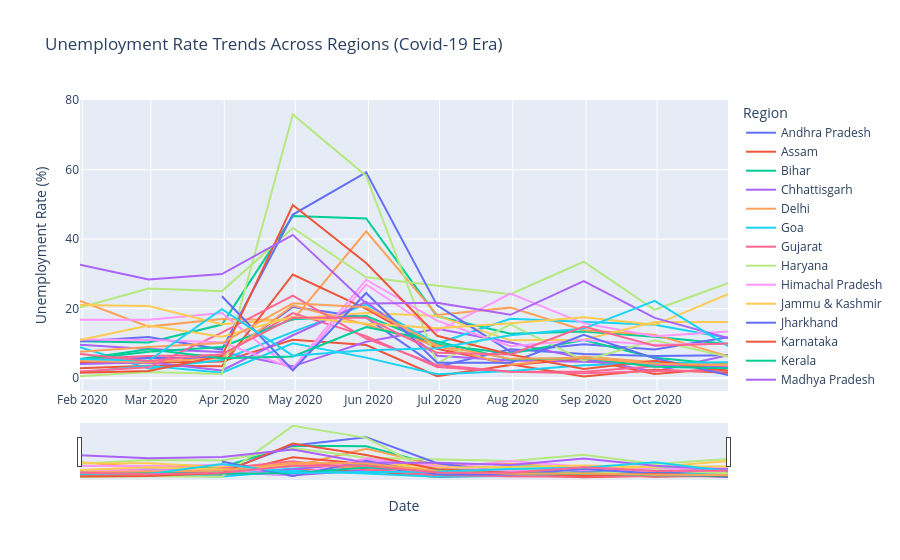

Notebook code for this chart:
### Code cell
fig_timeline = px.line(df_rate, x='Date', y='Unemployment_Rate', color='Region',
                       title='Unemployment Rate Trends Across Regions (Covid-19 Era)',
                       labels={'Unemployment_Rate': 'Unemployment Rate (%)'})
fig_timeline.update_xaxes(rangeslider_visible=True)
fig_timeline.show()

### Figure 1 — Plotly figure (JSON) as saved in the notebook; plotly's stock layout.template omitted (floating-point values rounded to 4 significant figures)
{"data": [{"hovertemplate": "Region=Andhra Pradesh<br>Date=%{x}<br>Unemployment Rate (%)=%{y}<extra></extra>", "legendgroup": "Andhra Pradesh", "line": {"color": "#636efa", "dash": "solid"}, "marker": {"symbol": "circle"}, "mode": "lines", "name": "Andhra Pradesh", "orientation": "v", "showlegend": true, "type": "scatter", "x": ["2020-01-31T00:00:00.000000000", "2020-02-29T00:00:00.000000000", "2020-03-31T00:00:00.000000000", "2020-04-30T00:00:00.000000000", "2020-05-31T00:00:00.000000000", "2020-06-30T00:00:00.000000000", "2020-07-31T00:00:00.000000000", "2020-08-31T00:00:00.000000000", "2020-09-30T00:00:00.000000000", "2020-10-31T00:00:00.000000000"], "xaxis": "x", "y": [5.48, 5.83, 5.79, 20.51, 17.43, 3.31, 8.34, 6.96, 6.4, 6.59], "yaxis": "y"}, {"hovertemplate": "Region=Assam<br>Date=%{x}<br>Unemployment Rate (%)=%{y}<extra></extra>", "legendgroup": "Assam", "line": {"color": "#EF553B", "dash": "solid"}, "marker": {"symbol": "circle"}, "mode": "lines", "name": "Assam", "orientation": "v", "showlegend": true, "type": "scatter", "x": ["2020-01-31T00:00:00.000000000", "2020-02-29T00:00:00.000000000", "2020-03-31T00:00:00.000000000", "2020-04-30T00:00:00.000000000", "2020-05-31T00:00:00.000000000", "2020-06-30T00:00:00.000000000", "2020-07-31T00:00:00.000000000", "2020-08-31T00:00:00.000000000", "2020-09-30T00:00:00.000000000", "2020-10-31T00:00:00.000000000"], "xaxis": "x", "y": [4.66, 4.41, 4.77, 11.06, 9.55, 0.6, 3.77, 5.53, 1.19, 3.02], "yaxis": "y"}, {"hovertemplate": "Region=Bihar<br>Date=%{x}<br>Unemployment Rate (%)=%{y}<extra></extra>", "legendgroup": "Bihar", "line": {"color": "#00cc96", "dash": "solid"}, "marker": {"symbol": "circle"}, "mode": "lines", "name": "Bihar", "orientation": "v", "showlegend": true, "type": "scatter", "x": ["2020-01-31T00:00:00.000000000", "2020-02-29T00:00:00.000000000", "2020-03-31T00:00:00.000000000", "2020-04-30T00:00:00.000000000", "2020-05-31T00:00:00.000000000", "2020-06-30T00:00:00.000000000", "2020-07-31T00:00:00.000000000", "2020-08-31T00:00:00.000000000", "2020-09-30T00:00:00.000000000", "2020-10-31T00:00:00.000000000"], "xaxis": "x", "y": [10.61, 10.29, 15.43, 46.64, 45.96, 17.82, 12.79, 13.44, 11.91, 9.82], "yaxis": "y"}, {"hovertemplate": "Region=Chhattisgarh<br>Date=%{x}<br>Unemployment Rate (%)=%{y}<extra></extra>", "legendgroup": "Chhattisgarh", "line": {"color": "#ab63fa", "dash": "solid"}, "marker": {"symbol": "circle"}, "mode": "lines", "name": "Chhattisgarh", "orientation": "v", "showlegend": true, "type": "scatter", "x": ["2020-01-31T00:00:00.000000000", "2020-02-29T00:00:00.000000000", "2020-03-31T00:00:00.000000000", "2020-04-30T00:00:00.000000000", "2020-05-31T00:00:00.000000000", "2020-06-30T00:00:00.000000000", "2020-07-31T00:00:00.000000000", "2020-08-31T00:00:00.000000000", "2020-09-30T00:00:00.000000000", "2020-10-31T00:00:00.000000000"], "xaxis": "x", "y": [9.65, 8.38, 7.54, 3.41, 10.5, 14.23, 10.27, 5.63, 1.96, 6.62], "yaxis": "y"}, {"hovertemplate": "Region=Delhi<br>Date=%{x}<br>Unemployment Rate (%)=%{y}<extra></extra>", "legendgroup": "Delhi", "line": {"color": "#FFA15A", "dash": "solid"}, "marker": {"symbol": "circle"}, "mode": "lines", "name": "Delhi", "orientation": "v", "showlegend": true, "type": "scatter", "x": ["2020-01-31T00:00:00.000000000", "2020-02-29T00:00:00.000000000", "2020-03-31T00:00:00.000000000", "2020-04-30T00:00:00.000000000", "2020-05-31T00:00:00.000000000", "2020-06-30T00:00:00.000000000", "2020-07-31T00:00:00.000000000", "2020-08-31T00:00:00.000000000", "2020-09-30T00:00:00.000000000", "2020-10-31T00:00:00.000000000"], "xaxis": "x", "y": [22.23, 14.84, 17.04, 16.68, 42.27, 18.19, 20.3, 13.79, 12.53, 6.27], "yaxis": "y"}, {"hovertemplate": "Region=Goa<br>Date=%{x}<br>Unemployment Rate (%)=%{y}<extra></extra>", "legendgroup": "Goa", "line": {"color": "#19d3f3", "dash": "solid"}, "marker": {"symbol": "circle"}, "mode": "lines", "name": "Goa", "orientation": "v", "showlegend": true, "type": "scatter", "x": ["2020-01-31T00:00:00.000000000", "2020-02-29T00:00:00.000000000", "2020-03-31T00:00:00.000000000", "2020-04-30T00:00:00.000000000", "2020-05-31T00:00:00.000000000", "2020-06-30T00:00:00.000000000", "2020-07-31T00:00:00.000000000", "2020-08-31T00:00:00.000000000", "2020-09-30T00:00:00.000000000", "2020-10-31T00:00:00.000000000"], "xaxis": "x", "y": [8.89, 2.81, 5.25, 13.31, 21.25, 9.96, 17.07, 16.21, 15.38, 11.54], "yaxis": "y"}, {"hovertemplate": "Region=Gujarat<br>Date=%{x}<br>Unemployment Rate (%)=%{y}<extra></extra>", "legendgroup": "Gujarat", "line": {"color": "#FF6692", "dash": "solid"}, "marker": {"symbol": "circle"}, "mode": "lines", "name": "Gujarat", "orientation": "v", "showlegend": true, "type": "scatter", "x": ["2020-01-31T00:00:00.000000000", "2020-02-29T00:00:00.000000000", "2020-03-31T00:00:00.000000000", "2020-04-30T00:00:00.000000000", "2020-05-31T00:00:00.000000000", "2020-06-30T00:00:00.000000000", "2020-07-31T00:00:00.000000000", "2020-08-31T00:00:00.000000000", "2020-09-30T00:00:00.000000000", "2020-10-31T00:00:00.000000000"], "xaxis": "x", "y": [5.54, 6.38, 6.66, 18.71, 12.11, 3.2, 1.84, 1.87, 3.42, 4.03], "yaxis": "y"}, {"hovertemplate": "Region=Haryana<br>Date=%{x}<br>Unemployment Rate (%)=%{y}<extra></extra>", "legendgroup": "Haryana", "line": {"color": "#B6E880", "dash": "solid"}, "marker": {"symbol": "circle"}, "mode": "lines", "name": "Haryana", "orientation": "v", "showlegend": true, "type": "scatter", "x": ["2020-01-31T00:00:00.000000000", "2020-02-29T00:00:00.000000000", "2020-03-31T00:00:00.000000000", "2020-04-30T00:00:00.000000000", "2020-05-31T00:00:00.000000000", "2020-06-30T00:00:00.000000000", "2020-07-31T00:00:00.000000000", "2020-08-31T00:00:00.000000000", "2020-09-30T00:00:00.000000000", "2020-10-31T00:00:00.000000000"], "xaxis": "x", "y": [20.34, 25.77, 25.05, 43.22, 29.02, 26.7, 24.18, 33.5, 19.68, 27.31], "yaxis": "y"}, {"hovertemplate": "Region=Himachal Pradesh<br>Date=%{x}<br>Unemployment Rate (%)=%{y}<extra></extra>", "legendgroup": "Himachal Pradesh", "line": {"color": "#FF97FF", "dash": "solid"}, "marker": {"symbol": "circle"}, "mode": "lines", "name": "Himachal Pradesh", "orientation": "v", "showlegend": true, "type": "scatter", "x": ["2020-01-31T00:00:00.000000000", "2020-02-29T00:00:00.000000000", "2020-03-31T00:00:00.000000000", "2020-04-30T00:00:00.000000000", "2020-05-31T00:00:00.000000000", "2020-06-30T00:00:00.000000000", "2020-07-31T00:00:00.000000000", "2020-08-31T00:00:00.000000000", "2020-09-30T00:00:00.000000000", "2020-10-31T00:00:00.000000000"], "xaxis": "x", "y": [16.83, 16.84, 18.76, 2.2, 26.95, 13.47, 24.31, 15.79, 12.04, 13.46], "yaxis": "y"}, {"hovertemplate": "Region=Jammu & Kashmir<br>Date=%{x}<br>Unemployment Rate (%)=%{y}<extra></extra>", "legendgroup": "Jammu & Kashmir", "line": {"color": "#FECB52", "dash": "solid"}, "marker": {"symbol": "circle"}, "mode": "lines", "name": "Jammu & Kashmir", "orientation": "v", "showlegend": true, "type": "scatter", "x": ["2020-01-31T00:00:00.000000000", "2020-02-29T00:00:00.000000000", "2020-03-31T00:00:00.000000000", "2020-05-31T00:00:00.000000000", "2020-06-30T00:00:00.000000000", "2020-07-31T00:00:00.000000000", "2020-08-31T00:00:00.000000000", "2020-09-30T00:00:00.000000000", "2020-10-31T00:00:00.000000000"], "xaxis": "x", "y": [21.08, 20.78, 15.5, 18.74, 17.92, 10.88, 11.09, 16.17, 16.14], "yaxis": "y"}, {"hovertemplate": "Region=Jharkhand<br>Date=%{x}<br>Unemployment Rate (%)=%{y}<extra></extra>", "legendgroup": "Jharkhand", "line": {"color": "#636efa", "dash": "solid"}, "marker": {"symbol": "circle"}, "mode": "lines", "name": "Jharkhand", "orientation": "v", "showlegend": true, "type": "scatter", "x": ["2020-01-31T00:00:00.000000000", "2020-02-29T00:00:00.000000000", "2020-03-31T00:00:00.000000000", "2020-04-30T00:00:00.000000000", "2020-05-31T00:00:00.000000000", "2020-06-30T00:00:00.000000000", "2020-07-31T00:00:00.000000000", "2020-08-31T00:00:00.000000000", "2020-09-30T00:00:00.000000000", "2020-10-31T00:00:00.000000000"], "xaxis": "x", "y": [10.61, 11.85, 8.23, 47.09, 59.23, 20.95, 7.63, 9.76, 8.24, 11.8], "yaxis": "y"}, {"hovertemplate": "Region=Karnataka<br>Date=%{x}<br>Unemployment Rate (%)=%{y}<extra></extra>", "legendgroup": "Karnataka", "line": {"color": "#EF553B", "dash": "solid"}, "marker": {"symbol": "circle"}, "mode": "lines", "name": "Karnataka", "orientation": "v", "showlegend": true, "type": "scatter", "x": ["2020-01-31T00:00:00.000000000", "2020-02-29T00:00:00.000000000", "2020-03-31T00:00:00.000000000", "2020-04-30T00:00:00.000000000", "2020-05-31T00:00:00.000000000", "2020-06-30T00:00:00.000000000", "2020-07-31T00:00:00.000000000", "2020-08-31T00:00:00.000000000", "2020-09-30T00:00:00.000000000", "2020-10-31T00:00:00.000000000"], "xaxis": "x", "y": [2.86, 3.61, 3.46, 29.84, 19.97, 8.44, 4.01, 0.5, 2.41, 1.58], "yaxis": "y"}, {"hovertemplate": "Region=Kerala<br>Date=%{x}<br>Unemployment Rate (%)=%{y}<extra></extra>", "legendgroup": "Kerala", "line": {"color": "#00cc96", "dash": "solid"}, "marker": {"symbol": "circle"}, "mode": "lines", "name": "Kerala", "orientation": "v", "showlegend": true, "type": "scatter", "x": ["2020-01-31T00:00:00.000000000", "2020-02-29T00:00:00.000000000", "2020-03-31T00:00:00.000000000", "2020-04-30T00:00:00.000000000", "2020-05-31T00:00:00.000000000", "2020-06-30T00:00:00.000000000", "2020-07-31T00:00:00.000000000", "2020-08-31T00:00:00.000000000", "2020-09-30T00:00:00.000000000", "2020-10-31T00:00:00.000000000"], "xaxis": "x", "y": [5.31, 7.6, 8.99, 16.99, 17.88, 9.71, 7.09, 10.98, 5.91, 3.88], "yaxis": "y"}, {"hovertemplate": "Region=Madhya Pradesh<br>Date=%{x}<br>Unemployment Rate (%)=%{y}<extra></extra>", "legendgroup": "Madhya Pradesh", "line": {"color": "#ab63fa", "dash": "solid"}, "marker": {"symbol": "circle"}, "mode": "lines", "name": "Madhya Pradesh", "orientation": "v", "showlegend": true, "type": "scatter", "x": ["2020-01-31T00:00:00.000000000", "2020-02-29T00:00:00.000000000", "2020-03-31T00:00:00.000000000", "2020-04-30T00:00:00.000000000", "2020-05-31T00:00:00.000000000", "2020-06-30T00:00:00.000000000", "2020-07-31T00:00:00.000000000", "2020-08-31T00:00:00.000000000", "2020-09-30T00:00:00.000000000", "2020-10-31T00:00:00.000000000"], "xaxis": "x", "y": [4.11, 4.57, 2.22, 12.36, 21.98, 6.48, 5.08, 4.7, 3.91, 3.13], "yaxis": "y"}, {"hovertemplate": "Region=Maharashtra<br>Date=%{x}<br>Unemployment Rate (%)=%{y}<extra></extra>", "legendgroup": "Maharashtra", "line": {"color": "#FFA15A", "dash": "solid"}, "marker": {"symbol": "circle"}, "mode": "lines", "name": "Maharashtra", "orientation": "v", "showlegend": true, "type": "scatter", "x": ["2020-01-31T00:00:00.000000000", "2020-02-29T00:00:00.000000000", "2020-03-31T00:00:00.000000000", "2020-04-30T00:00:00.000000000", "2020-05-31T00:00:00.000000000", "2020-06-30T00:00:00.000000000", "2020-07-31T00:00:00.000000000", "2020-08-31T00:00:00.000000000", "2020-09-30T00:00:00.000000000", "2020-10-31T00:00:00.000000000"], "xaxis": "x", "y": [4.95, 4.69, 5.79, 20.9, 15.46, 9.23, 3.89, 6.23, 4.55, 4.1], "yaxis": "y"}, {"hovertemplate": "Region=Meghalaya<br>Date=%{x}<br>Unemployment Rate (%)=%{y}<extra></extra>", "legendgroup": "Meghalaya", "line": {"color": "#19d3f3", "dash": "solid"}, "marker": {"symbol": "circle"}, "mode": "lines", "name": "Meghalaya", "orientation": "v", "showlegend": true, "type": "scatter", "x": ["2020-01-31T00:00:00.000000000", "2020-02-29T00:00:00.000000000", "2020-03-31T00:00:00.000000000", "2020-04-30T00:00:00.000000000", "2020-05-31T00:00:00.000000000", "2020-06-30T00:00:00.000000000", "2020-07-31T00:00:00.000000000", "2020-08-31T00:00:00.000000000", "2020-09-30T00:00:00.000000000", "2020-10-31T00:00:00.000000000"], "xaxis": "x", "y": [1.66, 3.59, 1.58, 10.03, 5.92, 1.15, 2.1, 3.74, 4.29, 4.6], "yaxis": "y"}, {"hovertemplate": "Region=Odisha<br>Date=%{x}<br>Unemployment Rate (%)=%{y}<extra></extra>", "legendgroup": "Odisha", "line": {"color": "#FF6692", "dash": "solid"}, "marker": {"symbol": "circle"}, "mode": "lines", "name": "Odisha", "orientation": "v", "showlegend": true, "type": "scatter", "x": ["2020-01-31T00:00:00.000000000", "2020-02-29T00:00:00.000000000", "2020-03-31T00:00:00.000000000", "2020-04-30T00:00:00.000000000", "2020-05-31T00:00:00.000000000", "2020-06-30T00:00:00.000000000", "2020-07-31T00:00:00.000000000", "2020-08-31T00:00:00.000000000", "2020-09-30T00:00:00.000000000", "2020-10-31T00:00:00.000000000"], "xaxis": "x", "y": [1.9, 3.12, 13.08, 23.76, 11.41, 3.77, 1.88, 1.42, 2.1, 2.18], "yaxis": "y"}, {"hovertemplate": "Region=Puducherry<br>Date=%{x}<br>Unemployment Rate (%)=%{y}<extra></extra>", "legendgroup": "Puducherry", "line": {"color": "#B6E880", "dash": "solid"}, "marker": {"symbol": "circle"}, "mode": "lines", "name": "Puducherry", "orientation": "v", "showlegend": true, "type": "scatter", "x": ["2020-01-31T00:00:00.000000000", "2020-02-29T00:00:00.000000000", "2020-03-31T00:00:00.000000000", "2020-04-30T00:00:00.000000000", "2020-05-31T00:00:00.000000000", "2020-06-30T00:00:00.000000000", "2020-07-31T00:00:00.000000000", "2020-08-31T00:00:00.000000000", "2020-09-30T00:00:00.000000000", "2020-10-31T00:00:00.000000000"], "xaxis": "x", "y": [0.58, 1.76, 1.2, 75.85, 58.19, 4.24, 15.47, 5.05, 10.9, 6.18], "yaxis": "y"}, {"hovertemplate": "Region=Punjab<br>Date=%{x}<br>Unemployment Rate (%)=%{y}<extra></extra>", "legendgroup": "Punjab", "line": {"color": "#FF97FF", "dash": "solid"}, "marker": {"symbol": "circle"}, "mode": "lines", "name": "Punjab", "orientation": "v", "showlegend": true, "type": "scatter", "x": ["2020-01-31T00:00:00.000000000", "2020-02-29T00:00:00.000000000", "2020-03-31T00:00:00.000000000", "2020-04-30T00:00:00.000000000", "2020-05-31T00:00:00.000000000", "2020-06-30T00:00:00.000000000", "2020-07-31T00:00:00.000000000", "2020-08-31T00:00:00.000000000", "2020-09-30T00:00:00.000000000", "2020-10-31T00:00:00.000000000"], "xaxis": "x", "y": [11.11, 10.97, 10.32, 2.86, 28.33, 16.55, 9.19, 10.99, 9.61, 9.88], "yaxis": "y"}, {"hovertemplate": "Region=Rajasthan<br>Date=%{x}<br>Unemployment Rate (%)=%{y}<extra></extra>", "legendgroup": "Rajasthan", "line": {"color": "#FECB52", "dash": "solid"}, "marker": {"symbol": "circle"}, "mode": "lines", "name": "Rajasthan", "orientation": "v", "showlegend": true, "type": "scatter", "x": ["2020-01-31T00:00:00.000000000", "2020-02-29T00:00:00.000000000", "2020-03-31T00:00:00.000000000", "2020-04-30T00:00:00.000000000", "2020-05-31T00:00:00.000000000", "2020-06-30T00:00:00.000000000", "2020-07-31T00:00:00.000000000", "2020-08-31T00:00:00.000000000", "2020-09-30T00:00:00.000000000", "2020-10-31T00:00:00.000000000"], "xaxis": "x", "y": [10.97, 15.16, 11.9, 17.7, 15.74, 14.39, 15.81, 17.51, 15.35, 24.15], "yaxis": "y"}, {"hovertemplate": "Region=Sikkim<br>Date=%{x}<br>Unemployment Rate (%)=%{y}<extra></extra>", "legendgroup": "Sikkim", "line": {"color": "#636efa", "dash": "solid"}, "marker": {"symbol": "circle"}, "mode": "lines", "name": "Sikkim", "orientation": "v", "showlegend": true, "type": "scatter", "x": ["2020-03-31T00:00:00.000000000", "2020-04-30T00:00:00.000000000", "2020-05-31T00:00:00.000000000", "2020-06-30T00:00:00.000000000", "2020-07-31T00:00:00.000000000", "2020-08-31T00:00:00.000000000", "2020-09-30T00:00:00.000000000", "2020-10-31T00:00:00.000000000"], "xaxis": "x", "y": [23.57, 2.28, 24.51, 4.46, 4.45, 12.49, 5.7, 0.88], "yaxis": "y"}, {"hovertemplate": "Region=Tamil Nadu<br>Date=%{x}<br>Unemployment Rate (%)=%{y}<extra></extra>", "legendgroup": "Tamil Nadu", "line": {"color": "#EF553B", "dash": "solid"}, "marker": {"symbol": "circle"}, "mode": "lines", "name": "Tamil Nadu", "orientation": "v", "showlegend": true, "type": "scatter", "x": ["2020-01-31T00:00:00.000000000", "2020-02-29T00:00:00.000000000", "2020-03-31T00:00:00.000000000", "2020-04-30T00:00:00.000000000", "2020-05-31T00:00:00.000000000", "2020-06-30T00:00:00.000000000", "2020-07-31T00:00:00.000000000", "2020-08-31T00:00:00.000000000", "2020-09-30T00:00:00.000000000", "2020-10-31T00:00:00.000000000"], "xaxis": "x", "y": [1.57, 2.09, 6.4, 49.83, 33.16, 12.2, 6.81, 2.65, 5.0, 2.16], "yaxis": "y"}, {"hovertemplate": "Region=Telangana<br>Date=%{x}<br>Unemployment Rate (%)=%{y}<extra></extra>", "legendgroup": "Telangana", "line": {"color": "#00cc96", "dash": "solid"}, "marker": {"symbol": "circle"}, "mode": "lines", "name": "Telangana", "orientation": "v", "showlegend": true, "type": "scatter", "x": ["2020-01-31T00:00:00.000000000", "2020-02-29T00:00:00.000000000", "2020-03-31T00:00:00.000000000", "2020-04-30T00:00:00.000000000", "2020-05-31T00:00:00.000000000", "2020-06-30T00:00:00.000000000", "2020-07-31T00:00:00.000000000", "2020-08-31T00:00:00.000000000", "2020-09-30T00:00:00.000000000", "2020-10-31T00:00:00.000000000"], "xaxis": "x", "y": [5.49, 8.29, 5.77, 6.25, 14.7, 10.55, 5.36, 5.79, 3.27, 2.86], "yaxis": "y"}, {"hovertemplate": "Region=Tripura<br>Date=%{x}<br>Unemployment Rate (%)=%{y}<extra></extra>", "legendgroup": "Tripura", "line": {"color": "#ab63fa", "dash": "solid"}, "marker": {"symbol": "circle"}, "mode": "lines", "name": "Tripura", "orientation": "v", "showlegend": true, "type": "scatter", "x": ["2020-01-31T00:00:00.000000000", "2020-02-29T00:00:00.000000000", "2020-03-31T00:00:00.000000000", "2020-04-30T00:00:00.000000000", "2020-05-31T00:00:00.000000000", "2020-06-30T00:00:00.000000000", "2020-07-31T00:00:00.000000000", "2020-08-31T00:00:00.000000000", "2020-09-30T00:00:00.000000000", "2020-10-31T00:00:00.000000000"], "xaxis": "x", "y": [32.67, 28.4, 29.95, 41.23, 21.51, 21.71, 18.24, 27.92, 17.35, 11.57], "yaxis": "y"}, {"hovertemplate": "Region=Uttar Pradesh<br>Date=%{x}<br>Unemployment Rate (%)=%{y}<extra></extra>", "legendgroup": "Uttar Pradesh", "line": {"color": "#FFA15A", "dash": "solid"}, "marker": {"symbol": "circle"}, "mode": "lines", "name": "Uttar Pradesh", "orientation": "v", "showlegend": true, "type": "scatter", "x": ["2020-01-31T00:00:00.000000000", "2020-02-29T00:00:00.000000000", "2020-03-31T00:00:00.000000000", "2020-04-30T00:00:00.000000000", "2020-05-31T00:00:00.000000000", "2020-06-30T00:00:00.000000000", "2020-07-31T00:00:00.000000000", "2020-08-31T00:00:00.000000000", "2020-09-30T00:00:00.000000000", "2020-10-31T00:00:00.000000000"], "xaxis": "x", "y": [7.58, 8.98, 10.11, 21.54, 20.41, 9.47, 5.56, 5.79, 4.18, 3.75], "yaxis": "y"}, {"hovertemplate": "Region=Uttarakhand<br>Date=%{x}<br>Unemployment Rate (%)=%{y}<extra></extra>", "legendgroup": "Uttarakhand", "line": {"color": "#19d3f3", "dash": "solid"}, "marker": {"symbol": "circle"}, "mode": "lines", "name": "Uttarakhand", "orientation": "v", "showlegend": true, "type": "scatter", "x": ["2020-01-31T00:00:00.000000000", "2020-02-29T00:00:00.000000000", "2020-03-31T00:00:00.000000000", "2020-04-30T00:00:00.000000000", "2020-05-31T00:00:00.000000000", "2020-06-30T00:00:00.000000000", "2020-07-31T00:00:00.000000000", "2020-08-31T00:00:00.000000000", "2020-09-30T00:00:00.000000000", "2020-10-31T00:00:00.000000000"], "xaxis": "x", "y": [5.49, 4.99, 19.85, 6.48, 8.01, 8.61, 12.38, 14.26, 22.26, 9.23], "yaxis": "y"}, {"hovertemplate": "Region=West Bengal<br>Date=%{x}<br>Unemployment Rate (%)=%{y}<extra></extra>", "legendgroup": "West Bengal", "line": {"color": "#FF6692", "dash": "solid"}, "marker": {"symbol": "circle"}, "mode": "lines", "name": "West Bengal", "orientation": "v", "showlegend": true, "type": "scatter", "x": ["2020-01-31T00:00:00.000000000", "2020-02-29T00:00:00.000000000", "2020-03-31T00:00:00.000000000", "2020-04-30T00:00:00.000000000", "2020-05-31T00:00:00.000000000", "2020-06-30T00:00:00.000000000", "2020-07-31T00:00:00.000000000", "2020-08-31T00:00:00.000000000", "2020-09-30T00:00:00.000000000", "2020-10-31T00:00:00.000000000"], "xaxis": "x", "y": [6.94, 4.92, 6.92, 17.41, 17.41, 7.29, 6.83, 14.87, 9.35, 9.98], "yaxis": "y"}], "layout": {"legend": {"title": {"text": "Region"}, "tracegroupgap": 0}, "title": {"text": "Unemployment Rate Trends Across Regions (Covid-19 Era)"}, "xaxis": {"anchor": "y", "domain": [0, 1], "rangeslider": {"visible": true}, "title": {"text": "Date"}}, "yaxis": {"anchor": "x", "domain": [0, 1], "title": {"text": "Unemployment Rate (%)"}}}}
